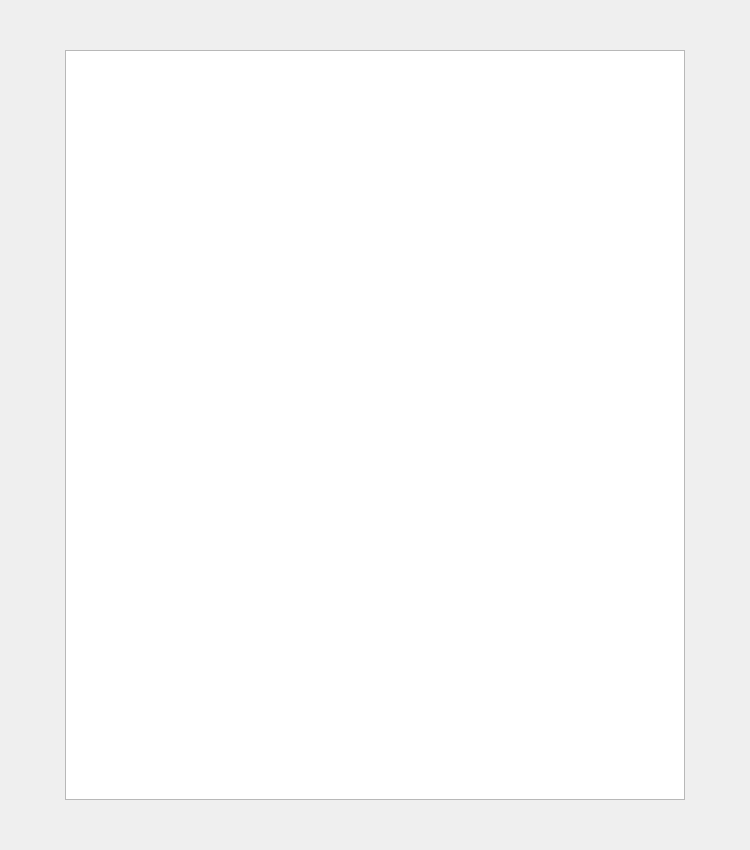
<?xml version="1.0" encoding="UTF-8"?>
<ui version="4.0">
 <class>GameWindow</class>
 <widget class="QDialog" name="GameWindow">
  <property name="geometry">
   <rect>
    <x>0</x>
    <y>0</y>
    <width>750</width>
    <height>850</height>
   </rect>
  </property>
  <property name="windowTitle">
   <string>Dialog</string>
  </property>
  <widget class="QGraphicsView" name="graphicsView">
   <property name="geometry">
    <rect>
     <x>65</x>
     <y>50</y>
     <width>620</width>
     <height>750</height>
    </rect>
   </property>
  </widget>
 </widget>
 <resources/>
 <connections/>
</ui>
